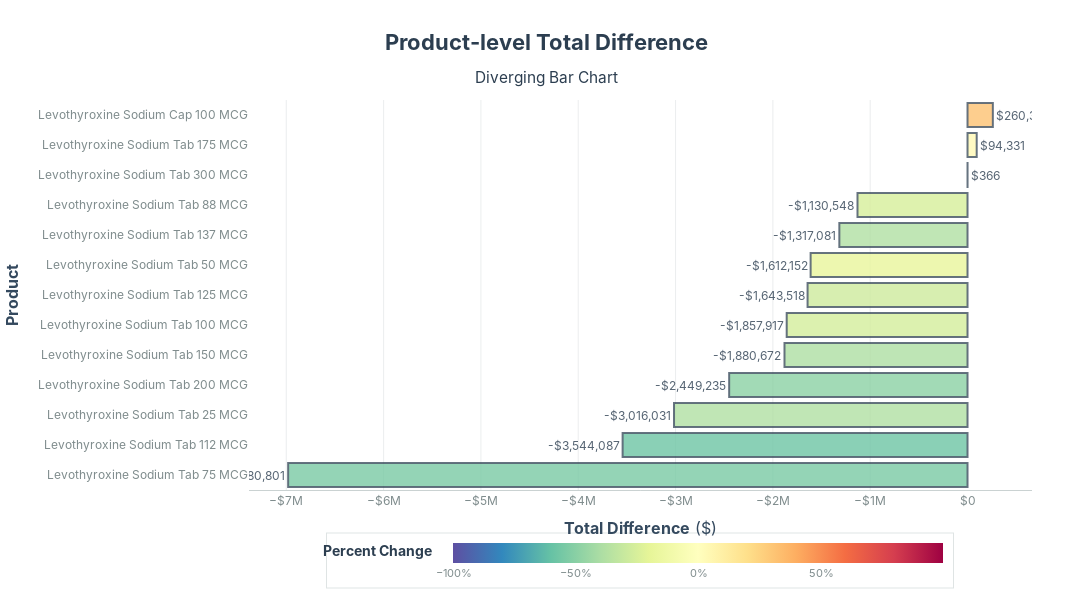

The cell this chart's notebook holds for it:
### Code cell
date_id = 120
state_filter = 'XX'
product_group_filter = 'Levothyroxine'  # Example state filter, replace with actual state code if needed
df = fetch_data(date_id, 'XX', 'product', product_group_filter=product_group_filter).collect()

def bar_chart(df):
    fig = px.bar(
        df.to_pandas(),
        x="total_diff",
        y="product",
        color="percent_change",
        color_continuous_scale="Spectral_r",
        orientation="h",
        title="Product-level Total Difference (Diverging Bar Chart)",
        text="total_diff",
    )

    fig.update_traces(
        texttemplate="%{x:$,.0f}",
        textposition="outside",
        marker_line_width=2,
        marker_line_color="rgba(44, 62, 80, 0.9)",
        opacity=0.8,
        customdata=df.select([
            "product",
            "classification",
            "avg_unit_change",
            "avg_new_nadac",
            "avg_old_nadac",
            "total_diff",
            "diff_per_rx",
            "rx_count",
            "units",
            "percent_change"
        ]).to_numpy(),
        hovertemplate=(
            "<b>Product:</b> %{customdata[0]}<br>"
            "<b>Classification:</b> %{customdata[1]}<br>"
            "<b>Avg Unit Change:</b> %{customdata[2]:$.2f}<br>"
            "<b>Avg New NADAC:</b> %{customdata[3]:$.2f}<br>"
            "<b>Avg Old NADAC:</b> %{customdata[4]:$.2f}<br>"
            "<b>Total Diff:</b> %{customdata[5]:$,.0f}<br>"
            "<b>Avg Diff Per Rx:</b> %{customdata[6]:$.2f}<br>"
            "<b>Rx Count:</b> %{customdata[7]:,.0f}<br>"
            "<b>Units:</b> %{customdata[8]:,.0f}<br>"
            "<b>Avg Percent Change:</b> %{customdata[9]:.1%}<br>"
            "<extra></extra>"
        )
    )

    fig.update_layout(
        title={
            "text": "<b>Product-level Total Difference</b><br><sub>Diverging Bar Chart</sub>",
            "x": 0.5,
            "xanchor": "center",
            "font": {"size": 22, "family": "Inter, Segoe UI, Arial, sans-serif", "color": "#2c3e50"}
        },
        xaxis={
            "title": {
                "text": "<b>Total Difference</b> ($)",
                "font": {"size": 16, "family": "Inter, Segoe UI, Arial, sans-serif", "color": "#34495e"}
            },
            "tickformat": "$~s",
            "gridcolor": "rgba(189, 195, 199, 0.3)",
            "gridwidth": 1,
            "showline": True,
            "linecolor": "rgba(149, 165, 166, 0.5)",
            "linewidth": 1,
            "tickfont": {"size": 12, "color": "#7f8c8d"}
        },
        yaxis={
            "title": {
                "text": "<b>Product</b>",
                "font": {"size": 16, "family": "Inter, Segoe UI, Arial, sans-serif", "color": "#34495e"}
            },
            "tickfont": {"size": 12, "color": "#7f8c8d"},
            "categoryorder": "total ascending"
        },
        coloraxis={
            "cmin": -1,
            "cmax": 1,
            "colorscale": "Spectral_r",
            "colorbar": {
                "title": {
                    "text": "<b>Percent Change</b>",
                    "font": {"size": 14, "family": "Inter, Segoe UI, Arial, sans-serif", "color": "#2c3e50"}
                },
                "tickformat": ".0%",
                "orientation": "h",
                "x": 0.5,
                "y": -0.25,
                "len": 0.8,
                "thickness": 20,
                "tickfont": {"size": 11, "color": "#7f8c8d"},
                "bordercolor": "rgba(149, 165, 166, 0.3)",
                "borderwidth": 1
            }
        },
        plot_bgcolor="rgba(255, 255, 255, 0.95)",
        paper_bgcolor="white",
        font={"family": "Inter, Segoe UI, Arial, sans-serif", "size": 12, "color": "#2c3e50"},
        margin={"l": 120, "r": 60, "t": 100, "b": 80},
        width=1200,
        height=600,
        showlegend=False,
        hovermode="closest"
    )

    fig.show()

bar_chart()

### Figure 1 — Plotly figure (JSON) as saved in the notebook; plotly's stock layout.template omitted (floating-point values rounded to 4 significant figures; data arrays with more than 128 entries replaced by an {"elided": "..."} marker saying what was removed)
{"data": [{"customdata": {"elided": "13x10 mixed values"}, "hovertemplate": "<b>Product:</b> %{customdata[0]}<br><b>Classification:</b> %{customdata[1]}<br><b>Avg Unit Change:</b> %{customdata[2]:$.2f}<br><b>Avg New NADAC:</b> %{customdata[3]:$.2f}<br><b>Avg Old NADAC:</b> %{customdata[4]:$.2f}<br><b>Total Diff:</b> %{customdata[5]:$,.0f}<br><b>Avg Diff Per Rx:</b> %{customdata[6]:$.2f}<br><b>Rx Count:</b> %{customdata[7]:,.0f}<br><b>Units:</b> %{customdata[8]:,.0f}<br><b>Avg Percent Change:</b> %{customdata[9]:.1%}<br><extra></extra>", "legendgroup": "", "marker": {"color": [-0.5779, 0.0387, -0.4918, 0.0021, -0.2522, -0.3789, -0.2809, -0.1787, -0.5427, -0.378, 0.3206, -0.2603, -0.3857], "coloraxis": "coloraxis", "line": {"color": "rgba(44, 62, 80, 0.9)", "width": 2}, "pattern": {"shape": ""}}, "name": "", "opacity": 0.8, "orientation": "h", "showlegend": false, "text": [-3544000.0, 94330.0, -2449000.0, 366.0, -1131000.0, -3016000.0, -1644000.0, -1612000.0, -6981000.0, -1317000.0, 260300.0, -1858000.0, -1881000.0], "textposition": "outside", "texttemplate": "%{x:$,.0f}", "type": "bar", "x": [-3544087, 94331, -2449235, 366, -1130548, -3016031, -1643518, -1612152, -6980801, -1317081, 260319, -1857917, -1880672], "xaxis": "x", "y": ["Levothyroxine Sodium Tab 112 MCG", "Levothyroxine Sodium Tab 175 MCG", "Levothyroxine Sodium Tab 200 MCG", "Levothyroxine Sodium Tab 300 MCG", "Levothyroxine Sodium Tab 88 MCG", "Levothyroxine Sodium Tab 25 MCG", "Levothyroxine Sodium Tab 125 MCG", "Levothyroxine Sodium Tab 50 MCG", "Levothyroxine Sodium Tab 75 MCG", "Levothyroxine Sodium Tab 137 MCG", "Levothyroxine Sodium Cap 100 MCG", "Levothyroxine Sodium Tab 100 MCG", "Levothyroxine Sodium Tab 150 MCG"], "yaxis": "y"}], "layout": {"barmode": "relative", "coloraxis": {"cmax": 1, "cmin": -1, "colorbar": {"bordercolor": "rgba(149, 165, 166, 0.3)", "borderwidth": 1, "len": 0.8, "orientation": "h", "thickness": 20, "tickfont": {"color": "#7f8c8d", "size": 11}, "tickformat": ".0%", "title": {"font": {"color": "#2c3e50", "family": "Inter, Segoe UI, Arial, sans-serif", "size": 14}, "text": "<b>Percent Change</b>"}, "x": 0.5, "y": -0.25}, "colorscale": [[0, "rgb(94,79,162)"], [0.1, "rgb(50,136,189)"], [0.2, "rgb(102,194,165)"], [0.3, "rgb(171,221,164)"], [0.4, "rgb(230,245,152)"], [0.5, "rgb(255,255,191)"], [0.6, "rgb(254,224,139)"], [0.7, "rgb(253,174,97)"], [0.8, "rgb(244,109,67)"], [0.9, "rgb(213,62,79)"], [1, "rgb(158,1,66)"]]}, "font": {"color": "#2c3e50", "family": "Inter, Segoe UI, Arial, sans-serif", "size": 12}, "height": 600, "hovermode": "closest", "legend": {"tracegroupgap": 0}, "margin": {"b": 80, "l": 120, "r": 60, "t": 100}, "paper_bgcolor": "white", "plot_bgcolor": "rgba(255, 255, 255, 0.95)", "showlegend": false, "title": {"font": {"color": "#2c3e50", "family": "Inter, Segoe UI, Arial, sans-serif", "size": 22}, "text": "<b>Product-level Total Difference</b><br><sub>Diverging Bar Chart</sub>", "x": 0.5, "xanchor": "center"}, "width": 1200, "xaxis": {"anchor": "y", "domain": [0, 1], "gridcolor": "rgba(189, 195, 199, 0.3)", "gridwidth": 1, "linecolor": "rgba(149, 165, 166, 0.5)", "linewidth": 1, "showline": true, "tickfont": {"color": "#7f8c8d", "size": 12}, "tickformat": "$~s", "title": {"font": {"color": "#34495e", "family": "Inter, Segoe UI, Arial, sans-serif", "size": 16}, "text": "<b>Total Difference</b> ($)"}}, "yaxis": {"anchor": "x", "categoryorder": "total ascending", "domain": [0, 1], "tickfont": {"color": "#7f8c8d", "size": 12}, "title": {"font": {"color": "#34495e", "family": "Inter, Segoe UI, Arial, sans-serif", "size": 16}, "text": "<b>Product</b>"}}}}
